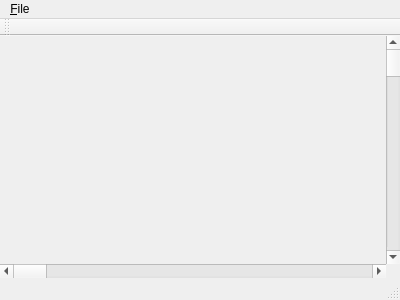
<?xml version="1.0" encoding="UTF-8"?>
<ui version="4.0">
 <class>MainWindow</class>
 <widget class="QMainWindow" name="MainWindow">
  <property name="geometry">
   <rect>
    <x>0</x>
    <y>0</y>
    <width>400</width>
    <height>300</height>
   </rect>
  </property>
  <property name="windowTitle">
   <string>MainWindow</string>
  </property>
  <widget class="QWidget" name="centralWidget">
   <layout class="QGridLayout" name="gridLayout">
    <property name="leftMargin">
     <number>0</number>
    </property>
    <property name="topMargin">
     <number>0</number>
    </property>
    <property name="rightMargin">
     <number>0</number>
    </property>
    <property name="bottomMargin">
     <number>0</number>
    </property>
    <property name="spacing">
     <number>0</number>
    </property>
    <item row="0" column="0">
     <widget class="FileViewWidget" name="widget" native="true">
      <property name="focusPolicy">
       <enum>Qt::StrongFocus</enum>
      </property>
     </widget>
    </item>
    <item row="0" column="1">
     <widget class="QScrollBar" name="verticalScrollBar">
      <property name="orientation">
       <enum>Qt::Vertical</enum>
      </property>
     </widget>
    </item>
    <item row="1" column="0">
     <widget class="QScrollBar" name="horizontalScrollBar">
      <property name="orientation">
       <enum>Qt::Horizontal</enum>
      </property>
     </widget>
    </item>
   </layout>
  </widget>
  <widget class="QMenuBar" name="menuBar">
   <property name="geometry">
    <rect>
     <x>0</x>
     <y>0</y>
     <width>400</width>
     <height>24</height>
    </rect>
   </property>
   <widget class="QMenu" name="menu_File">
    <property name="title">
     <string>&amp;File</string>
    </property>
    <addaction name="action_open_text"/>
    <addaction name="action_open_image"/>
   </widget>
   <addaction name="menu_File"/>
  </widget>
  <widget class="QToolBar" name="mainToolBar">
   <attribute name="toolBarArea">
    <enum>TopToolBarArea</enum>
   </attribute>
   <attribute name="toolBarBreak">
    <bool>false</bool>
   </attribute>
  </widget>
  <widget class="QStatusBar" name="statusBar"/>
  <action name="action_open_text">
   <property name="text">
    <string>Open text...</string>
   </property>
  </action>
  <action name="action_open_image">
   <property name="text">
    <string>Open image...</string>
   </property>
  </action>
 </widget>
 <layoutdefault spacing="6" margin="11"/>
 <customwidgets>
  <customwidget>
   <class>FileViewWidget</class>
   <extends>QWidget</extends>
   <header>FileViewWidget.h</header>
   <container>1</container>
  </customwidget>
 </customwidgets>
 <resources/>
 <connections/>
</ui>
